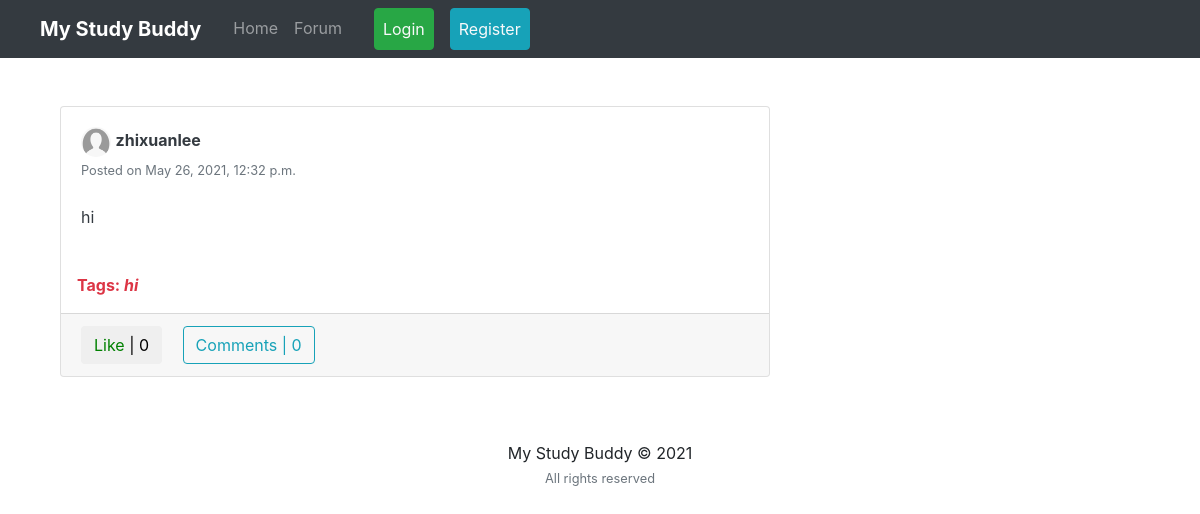
Before: / with the older database file.
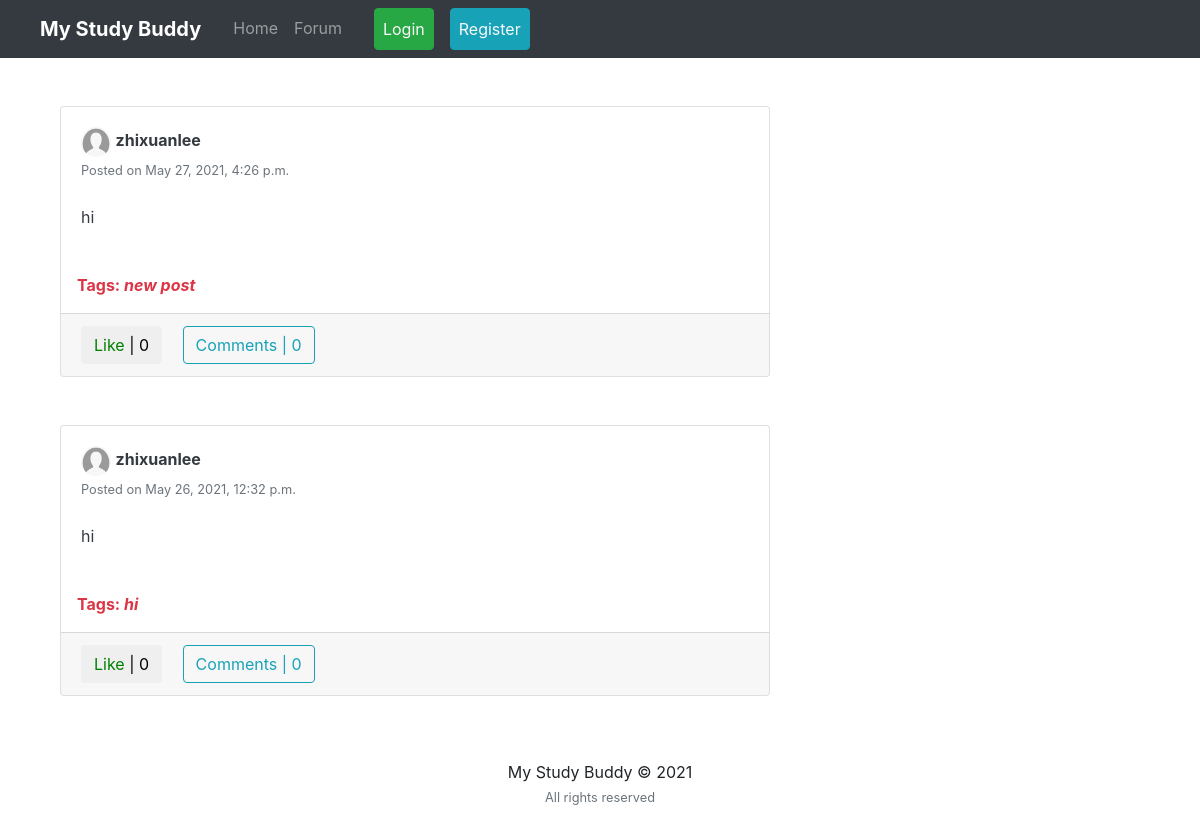
After: the same page with the newer database file.
### feed/models.py (models this page shows, shortened)
class Post(models.Model):
	body = models.CharField(max_length=255, blank=True)
	picture = models.ImageField(upload_to='path/to/img', default=None)
	date_posted = models.DateTimeField(default=timezone.now)
	user_name = models.ForeignKey(User, on_delete=models.CASCADE)
	tags = models.CharField(max_length=100, blank=True)

### users/models.py (models this page shows, shortened)
class Profile(models.Model):
	user = models.OneToOneField(User, on_delete=models.CASCADE)
	image = models.ImageField(default='default.png', upload_to='profile_pics')
	slug = AutoSlugField(populate_from='user')
	bio = models.CharField(max_length=255, blank=True)
	friends = models.ManyToManyField("Profile", blank=True)
	def get_absolute_url(self):
		return "/users/{}".format(self.slug)

### feed/views.py (the view)
# urls.py: path('', PostListView.as_view(), name='home'),
class PostListView(ListView):
	model = Post
	template_name = 'feed/home.html'
	context_object_name = 'posts'
	ordering = ['-date_posted']
	paginate_by = 10
	def get_context_data(self, **kwargs):
		context = super(PostListView, self).get_context_data(**kwargs)
		if self.request.user.is_authenticated:
			liked = [i for i in Post.objects.all() if Like.objects.filter(user = self.request.user, post=i)]
			context['liked_post'] = liked
		return context

### feed/templates/feed/home.html (shortened to what this page needs)
{% extends "feed/layout.html" %} {% load static %}  {% block content %}
<div class="container">
  <div class="row">
    <div class="col-md-8">
      {% for post in posts %}
      <div class="card card-signin my-5">
        <div class="card-body">
          <a href="{{ post.user_name.profile.get_absolute_url }}"
            ><img
              src="{{ post.user_name.profile.image.url }}"
              class="rounded-circle"
              width="30"
              height="30"
              alt=""
          /></a>
          <a
            class="text-dark"
            href="{{ post.user_name.profile.get_absolute_url }}"
            ><b>{{ post.user_name }}</b></a
          >
          <br /><small class="text-muted"
            >Posted on {{ post.date_posted }}</small
          >
          <br /><br />
          <p class="card-text text-dark">{{ post.body }}</p>
        </div>
        {% if post.tags %}
        <br />
        <p class="text-danger ml-3">
          <b>Tags: <i>{{ post.tags }}</i></b>
        </p>
        {% endif %}
        <div class="card-footer">
          <button class="btn btn-white mr-3 like" id="{{ post.id }}">
            {% if post in liked_post %}
            <a
              href="{% url 'post-like' %}"
              style="color: red"
              id="likebtn{{ post.id }}"
            >
              Unlike</a
            >
            | {{post.likes.count}} {% else %}
            <a
              href="{% url 'post-like' %}"
              style="color: green"
              id="likebtn{{ post.id }}"
            >
              Like</a
            >
            | {{post.likes.count}} {% endif %}
          </button>
          <a class="btn btn-outline-info" href="{% url 'post-detail' post.id %}"
            >Comments | {{ post.details.count }}</a
          >
        </div>
      </div>
      {% endfor %}
    </div>
  </div>
</div>
{% endblock content %}

Changed rows visible on the page:
added Post: user_name.profile.image (placeholder picture), user_name "zhixuanlee", date_posted "May 27, 2021, 4:26 p.m.", body "hi", tags "new post", likes.count "0", details.count "0"
